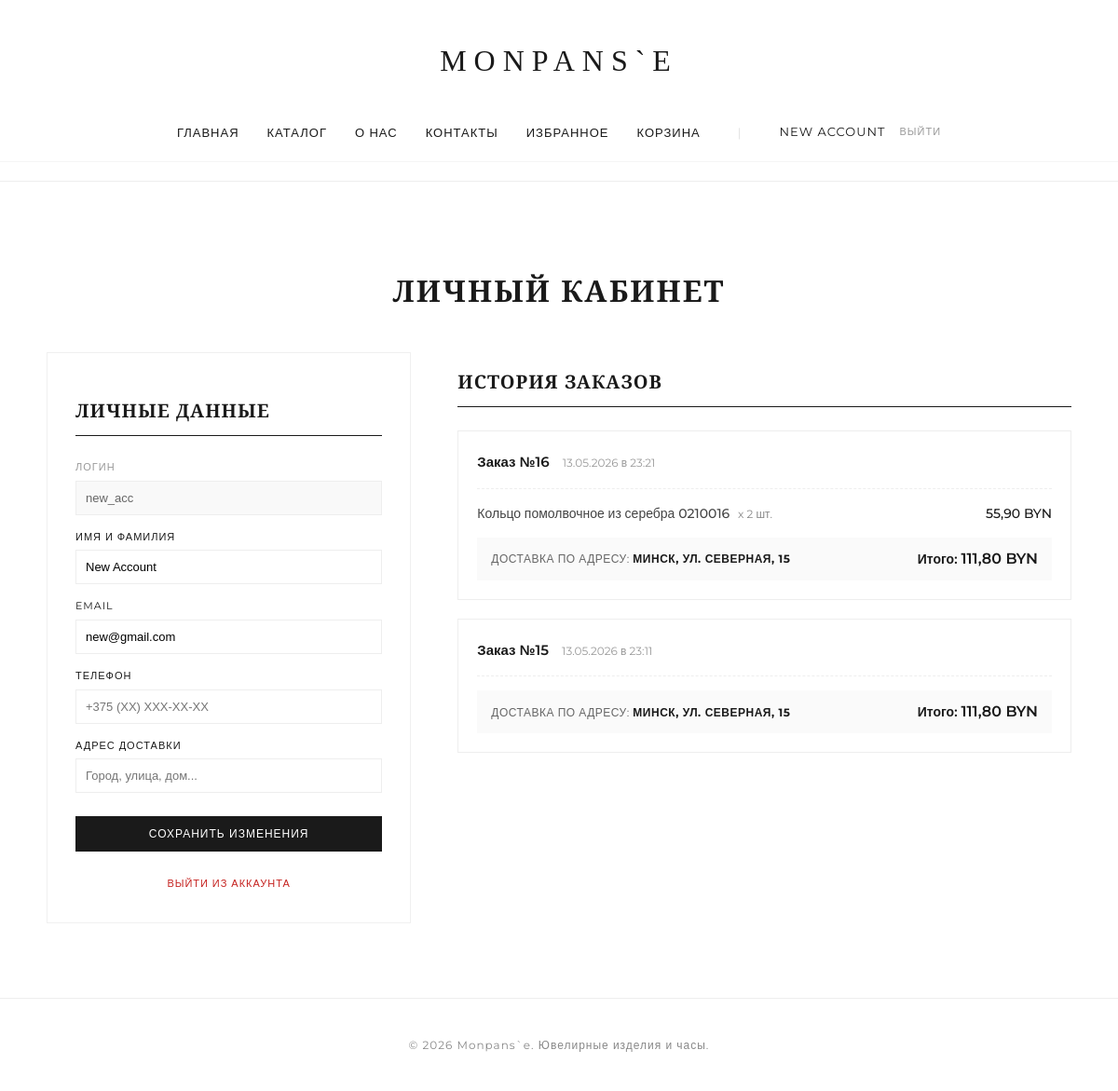
Before: /profile/ (signed in) with the older database file.
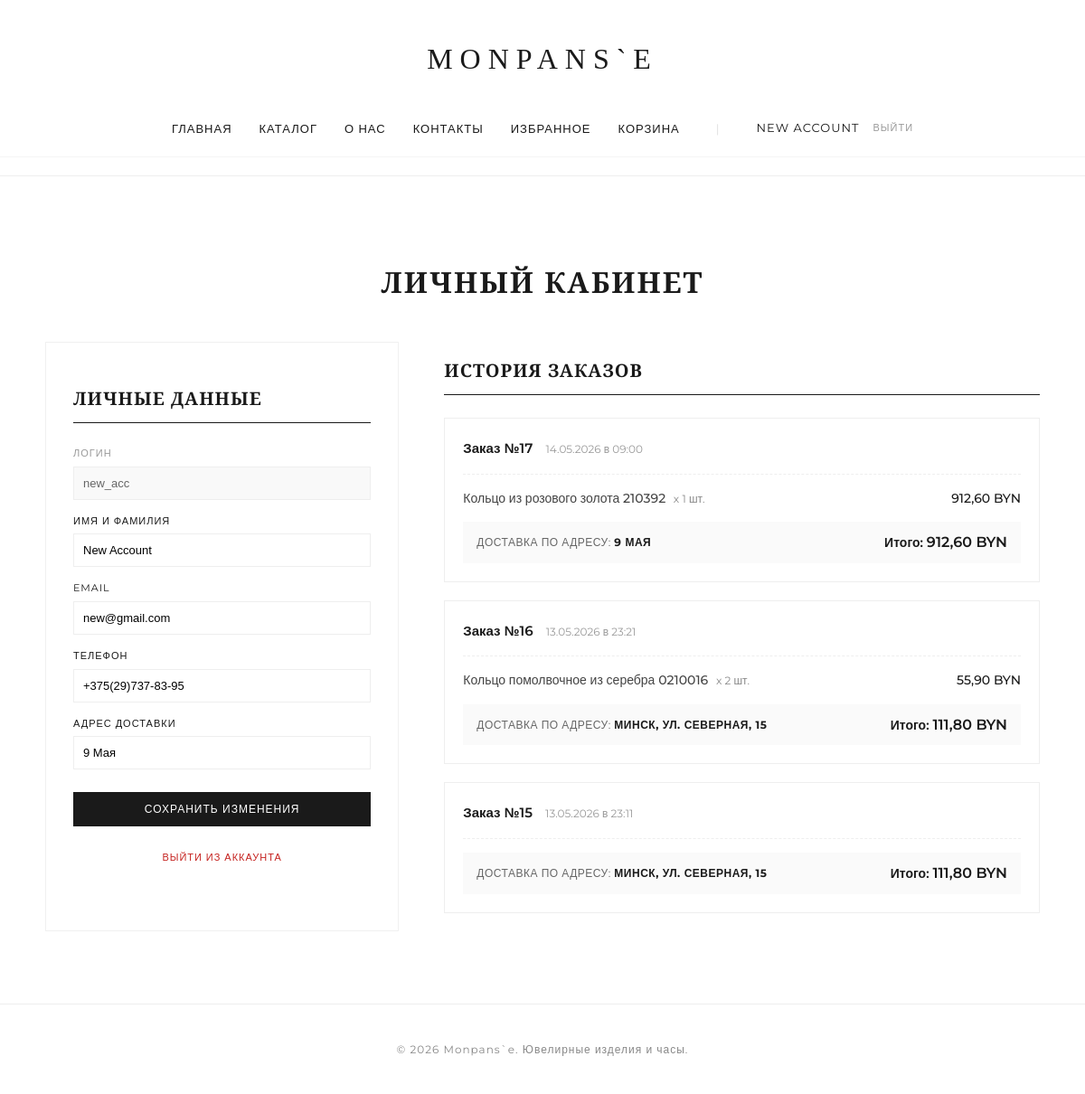
After: the same page with the newer database file.
### shop/models.py (models this page shows, shortened)
class Order(models.Model):
    STATUS_CHOICES = [
        ('pending', 'Ожидает обработки'),
        ('paid', 'Оплачен'),
        ('shipped', 'Отправлен'),
        ('delivered', 'Доставлен'),
    ]
    user = models.ForeignKey(User, on_delete=models.SET_NULL, null=True, blank=True, verbose_name="Аккаунт")
    full_name = models.CharField(max_length=255, verbose_name="ФИО получателя")
    phone = models.CharField(max_length=20, verbose_name="Контактный телефон")
    address = models.TextField(verbose_name="Адрес доставки")
    status = models.CharField(max_length=20, choices=STATUS_CHOICES, default='pending', verbose_name="Статус")
    total_price = models.DecimalField(max_digits=12, decimal_places=2, verbose_name="Итоговая сумма")
    created_at = models.DateTimeField(auto_now_add=True, verbose_name="Дата оформления")
    class Meta:
        verbose_name = "Заказ"
        verbose_name_plural = "Заказы"

class OrderItem(models.Model):
    order = models.ForeignKey(Order, on_delete=models.CASCADE, related_name='items')
    product = models.ForeignKey(Product, on_delete=models.CASCADE, verbose_name="Товар")
    price_at_order = models.DecimalField(max_digits=10, decimal_places=2, verbose_name="Цена при покупке")
    quantity = models.PositiveIntegerField(default=1, verbose_name="Количество")
    class Meta:
        verbose_name = "Товар в заказе"
        verbose_name_plural = "Товары в заказе"

class Product(models.Model):
    MATERIAL_CHOICES = [
        ('gold', 'Золото'),
        ('rose gold', 'Розовое золото'),
        ('white gold', 'Белое золото'),
        ('silver', 'Серебро'),
        ('platinum', 'Платина'),
    ]
    INSERT_CHOICES = [
        ('diamond', 'Бриллиант'),
        ('emerald', 'Изумруд'),
        ('pearl', 'Жемчуг'),
        ('none', 'Без вставки'),
    ]
    GENDER_CHOICES = [
        ('women', 'Женщинам'),
        ('men', 'Мужчинам'),
        ('unisex', 'Унисекс'),
    ]
    category = models.ForeignKey(Category, on_delete=models.CASCADE, related_name='products', verbose_name="Категория")
    title = models.CharField(max_length=255, verbose_name="Название изделия")
    description = models.TextField(verbose_name="Описание")
    base_price = models.DecimalField(max_digits=10, decimal_places=2, verbose_name="Базовая цена")
    material = models.CharField(max_length=30, choices=MATERIAL_CHOICES, blank=True, null=True, verbose_name="Материал")
    insertion = models.CharField(max_length=30, choices=INSERT_CHOICES, blank=True, null=True, verbose_name="Вставка")
    gender = models.CharField(max_length=10, choices=GENDER_CHOICES, default='women', verbose_name="Для кого")
    sample = models.IntegerField(verbose_name="Проба")
    image = models.ImageField(upload_to='products/', null=True, blank=True, verbose_name="Изображение")
    class Meta:
        verbose_name = "Изделие"
        verbose_name_plural = "Изделия"

class Profile(models.Model):
    user = models.OneToOneField(User, on_delete=models.CASCADE, related_name='profile', verbose_name="Профиль")
    phone = models.CharField(max_length=20, unique=True, null=True, blank=True, verbose_name="Номер телефона")
    full_name = models.CharField(max_length=255, blank=True, verbose_name="ФИО")
    address = models.TextField(blank=True, verbose_name="Адрес доставки по умолчанию")
    class Meta:
        verbose_name = "Профиль"
        verbose_name_plural = "Профили"

### shop/views.py (the view, shortened to what this page needs)
# urls.py: path('profile/', views.profile_view, name='profile'),
@login_required(login_url='login')
def profile_view(request):
    user = request.user
    profile = user.profile
    orders = Order.objects.filter(user=user).order_by('-id')
    return render(request, 'shop/profile.html', {
        'user': user,
        'profile': profile,
        'orders': orders
    })

### shop/templates/shop/profile.html (shortened to what the changed rows need)
{% extends 'shop/base.html' %}
{% block content %}
<div style="max-width: 1100px; margin: 50px auto; padding: 20px; font-family: 'Montserrat', sans-serif; color: #1a1a1a;">
    <h1 style="font-family: 'Playfair Display', serif; font-size: 32px; text-align: center; margin-bottom: 40px; text-transform: uppercase; letter-spacing: 2px;">
        Личный кабинет
    </h1>
    <div style="display: flex; gap: 50px; flex-wrap: wrap;">
        <div style="flex: 1; min-width: 300px; background: #fff; padding: 30px; border: 1px solid #f0f0f0;">
            <h2 style="font-family: 'Playfair Display', serif; font-size: 20px; margin-bottom: 25px; text-transform: uppercase; letter-spacing: 1px; border-bottom: 1px solid #1a1a1a; padding-bottom: 10px;">
                Личные данные
            </h2>
            <form method="post" action="{% url 'profile' %}">
                <div style="margin-bottom: 15px;">
                    <label style="display: block; font-size: 11px; text-transform: uppercase; margin-bottom: 5px; color: #1a1a1a; letter-spacing: 1px;">Имя
                        и Фамилия</label>
                    <input type="text" name="full_name" value="{{ profile.full_name|default:'' }}" required
                           style="width: 100%; padding: 10px; border: 1px solid #eee; box-sizing: border-box; font-size: 13px;">
                </div>
                <div style="margin-bottom: 15px;">
                    <label style="display: block; font-size: 11px; text-transform: uppercase; margin-bottom: 5px; color: #1a1a1a; letter-spacing: 1px;">Телефон</label>
                    <input type="text" name="phone" value="{{ profile.phone|default:'' }}"
                           placeholder="+375 (XX) XXX-XX-XX"
                           style="width: 100%; padding: 10px; border: 1px solid #eee; box-sizing: border-box; font-size: 13px;">
                </div>
                <div style="margin-bottom: 25px;">
                    <label style="display: block; font-size: 11px; text-transform: uppercase; margin-bottom: 5px; color: #1a1a1a; letter-spacing: 1px;">Адрес
                        доставки</label>
                    <input type="text" name="address" value="{{ profile.address|default:'' }}"
                           placeholder="Город, улица, дом..."
                           style="width: 100%; padding: 10px; border: 1px solid #eee; box-sizing: border-box; font-size: 13px;">
                </div>
            </form>
        </div>
        <div style="flex: 2; min-width: 350px;">
            <h2 style="font-family: 'Playfair Display', serif; font-size: 20px; margin-bottom: 25px; text-transform: uppercase; letter-spacing: 1px; border-bottom: 1px solid #1a1a1a; padding-bottom: 10px;">
                История заказов
            </h2>
            {% if orders %}
            {% for order in orders %}
            <div style="border: 1px solid #eee; background: #fff; margin-bottom: 20px; padding: 20px; transition: 0.2s;">
                <div style="display: flex; justify-content: space-between; align-items: center; border-bottom: 1px dashed #eee; padding-bottom: 15px; margin-bottom: 15px; flex-wrap: wrap; gap: 10px;">
                    <div>
                        <span style="font-weight: 600; font-size: 15px;">Заказ №{{ order.id }}</span>
                        <span style="color: #999; font-size: 12px; margin-left: 10px;">{{ order.created_at|date:"d.m.Y в H:i"|default:"Недавно" }}</span>
                    </div>
                </div>
                <div style="margin-bottom: 15px;">
                    {% for item in order.items.all %}
                    <div style="display: flex; justify-content: space-between; font-size: 14px; margin-bottom: 8px; color: #444;">
                        <div style="flex: 2;">
                            <span style="font-weight: 500;">{{ item.product.title }}</span>
                            <span style="color: #888; font-size: 12px; margin-left: 5px;">x {{ item.quantity }} шт.</span>
                        </div>
                        <div style="flex: 1; text-align: right; font-weight: 500; color: #1a1a1a;">
                            {{ item.price_at_order }} BYN
                        </div>
                    </div>
                    {% endfor %}
                </div>
                <div style="display: flex; justify-content: space-between; align-items: center; background: #fafafa; padding: 10px 15px; margin-top: 10px;">
                    <span style="font-size: 12px; text-transform: uppercase; color: #666; letter-spacing: 0.5px;">Доставка по адресу: <strong
                            style="color:#1a1a1a;">{{ order.address }}</strong></span>
                    <span style="font-size: 14px; font-weight: 600;">Итого: <span
                            style="font-size: 16px; color: #1a1a1a;">{{ order.total_price }} BYN</span></span>
                </div>
            </div>
            {% endfor %}
            {% endif %}
        </div>
    </div>
</div>
{% endblock %}

Changed rows visible on the page:
changed Profile "New Account": phone (not shown) → "+375(29)737-83-95"; address (not shown) → "9 Мая"
added Order: id "17", created_at "14.05.2026 в 09:00", address "9 МАЯ", total_price "912,60"
added OrderItem: product "Кольцо из розового золота 210392", quantity "1", price_at_order "912,60", shown under "17"
